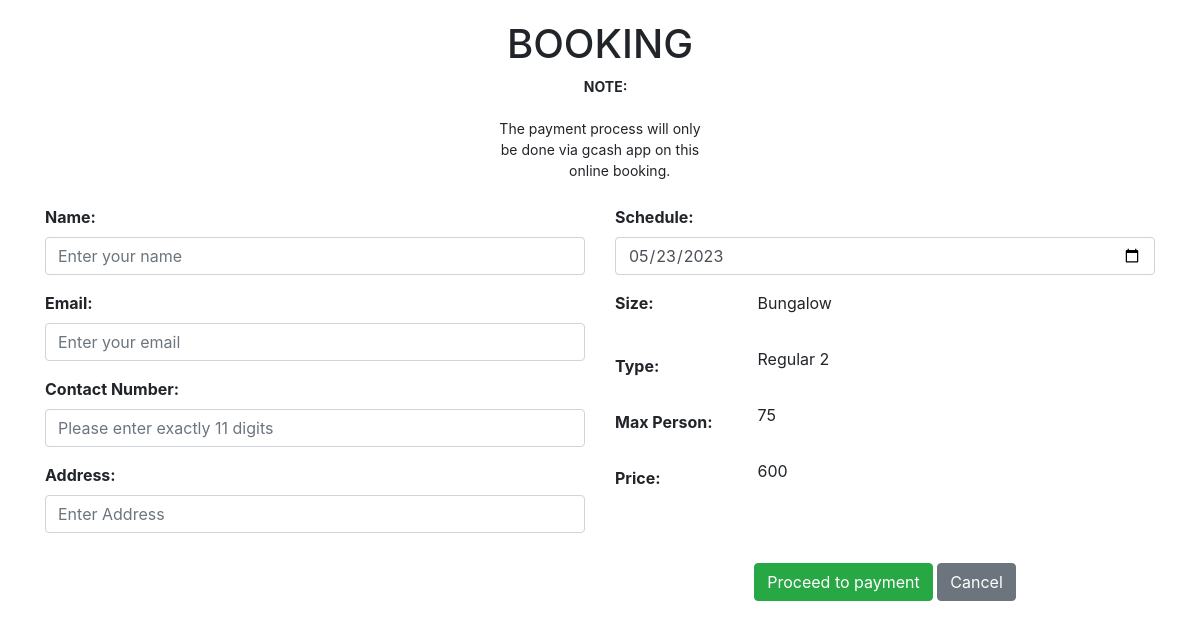
Screenshot of /book.php?id=4 with the database file from the repository.
### tables this page shows
CREATE TABLE `cottage_room` (
  `CRid` int(11) NOT NULL,
  `category` varchar(100) NOT NULL,
  `photo` varchar(100) NOT NULL,
  `media_type` varchar(100) NOT NULL,
  `cottage_type` varchar(100) NOT NULL,
  `class` varchar(100) NOT NULL,
  `person` varchar(100) NOT NULL,
  `price` varchar(1000) NOT NULL
);

### book.php (the view, shortened to what this page needs)
<?php
include 'db_con.php';
$id = $_GET['id'];
$query = "SELECT * FROM cottage_room Where CRid=$id";
$result = mysqli_query($conn, $query);
$row = mysqli_fetch_assoc($result);
$cottage_type = $row["cottage_type"];
$class = $row["class"];
$person = $row["person"];
$price = $row["price"];
?>
<!DOCTYPE html>
<html lang="en">
<head>
    <link rel="stylesheet" href="https://maxcdn.bootstrapcdn.com/bootstrap/4.5.2/css/bootstrap.min.css">
</head>
<body>
    <div class="container">
        <h1 class="text-center">BOOKING</h1>
        <div class="text-center mb-4">
            <pre>  <b> NOTE:</b>
The payment process will only
be done via gcash app on this
          online booking.</pre>
        </div>
        <form method="POST">
            <div class="row">
                <div class="col-md-6">
                    <div class="form-group">
                        <label for="name"><b>Name:</b></label>
                        <input type="text" class="form-control" placeholder="Enter your name" name="name" required>
                    </div>
                    <div class="form-group">
                        <label for="email"><b>Email:</b></label>
                        <input type="email" class="form-control" placeholder="Enter your email" name="email" required>
                    </div>
                    <div class="form-group">
                        <label for="contact"><b>Contact Number:</b></label>
                        <input type="tel" class="form-control" name="contact"
                            placeholder="Please enter exactly 11 digits" pattern="\d{11}"
                            title="Please enter exactly 11 digits" required>
                    </div>
                    <div class="form-group">
                        <label for="address"><b>Address:</b></label>
                        <input type="text" class="form-control" placeholder="Enter Address" name="address" required>
                    </div>
                </div>
                <div class="col-md-6 ">
                    <div class="form-group">
                        <label for="sched"><b>Schedule:</b></label>
                        <input type="date" class="form-control" value="<?php echo date("Y-m-d"); ?>" name="sched"
                            required>
                    </div>
                    <div class="form-group">
                        <div class="row">
                            <div class="col-md-3">
                                <label for="Size"><b>Size:</b></label>
                            </div>
                            <div class="col-md-9">
                                <p class="form-control-static">
                                    <?php echo $cottage_type; ?>
                                </p>
                            </div>
                        </div>
                    </div>
                    <div class="form-group row">
                        <label for="type" class="col-md-3 col-form-label"><b>Type:</b></label>
                        <div class="col-md-9">
                            <p class="form-control-static">
                                <?php echo $class; ?>
                            </p>
                        </div>
                    </div>
                    <div class="form-group row">
                        <label for="max" class="col-md-3 col-form-label"><b>Max Person:</b></label>
                        <div class="col-md-9">
                            <p class="form-control-static">
                                <?php echo $person; ?>
                            </p>
                        </div>
                    </div>
                    <div class="form-group row">
                        <label for="price" class="col-md-3 col-form-label"><b>Price:</b></label>
                        <div class="col-md-9">
                            <p class="form-control-static">
                                <?php echo $price; ?>
                            </p>
                        </div>
                    </div>
                    <div class="text-center mt-5 pt-3">
                        <button type="submit" class="btn btn-success ">Proceed to payment</button>
                        <a class="btn btn-secondary" href="./buho_xml/index.php"
                            onclick="return confirm('Are you sure you want to cancel?')">Cancel</a>
                    </div>
        </form>
    </div>
</body>
</html>

### book.php (style rules this page uses)
body { padding: 20px; }
pre { white-space: pre-wrap; font-family: inherit; margin: 0; }

### rows the page displays
cottage_room: cottage_type "Bungalow", class "Regular 2", person "75", price "600"
